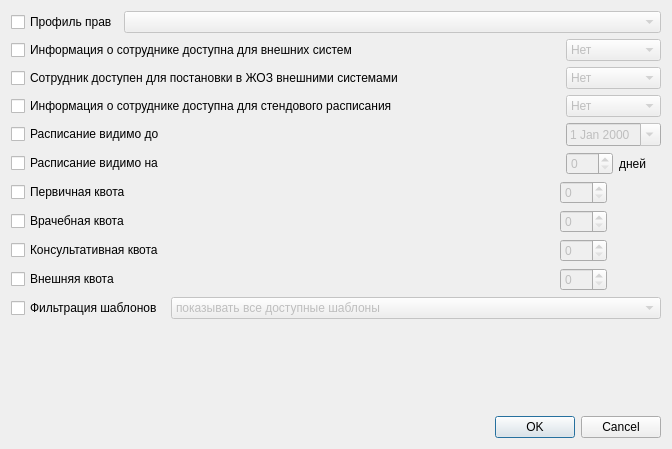
<?xml version="1.0" encoding="UTF-8"?>
<ui version="4.0">
 <class>MultiplePersonEditorDialog</class>
 <widget class="QDialog" name="MultiplePersonEditorDialog">
  <property name="enabled">
   <bool>true</bool>
  </property>
  <property name="geometry">
   <rect>
    <x>0</x>
    <y>0</y>
    <width>672</width>
    <height>449</height>
   </rect>
  </property>
  <property name="windowTitle">
   <string>Сотрудники: групповой редактор</string>
  </property>
  <layout class="QGridLayout" name="gridLayout">
   <item row="9" column="0" colspan="2">
    <widget class="QCheckBox" name="chkExternalQuota">
     <property name="text">
      <string>Внешняя квота</string>
     </property>
    </widget>
   </item>
   <item row="2" column="0" colspan="4">
    <widget class="QCheckBox" name="chkAvailableForSuspendedAppointment">
     <property name="sizePolicy">
      <sizepolicy hsizetype="Preferred" vsizetype="Fixed">
       <horstretch>0</horstretch>
       <verstretch>0</verstretch>
      </sizepolicy>
     </property>
     <property name="text">
      <string>Сотрудник доступен для постановки в ЖОЗ внешними системами</string>
     </property>
    </widget>
   </item>
   <item row="6" column="0" colspan="2">
    <widget class="QCheckBox" name="chkPrimaryQuota">
     <property name="text">
      <string>Первичная квота</string>
     </property>
    </widget>
   </item>
   <item row="10" column="0" colspan="2">
    <widget class="QCheckBox" name="chkShowTypeTemplate">
     <property name="text">
      <string>Фильтрация шаблонов</string>
     </property>
    </widget>
   </item>
   <item row="5" column="4">
    <widget class="QSpinBox" name="edtTimelineAccessibilityDays">
     <property name="enabled">
      <bool>false</bool>
     </property>
     <property name="sizePolicy">
      <sizepolicy hsizetype="Preferred" vsizetype="Fixed">
       <horstretch>0</horstretch>
       <verstretch>0</verstretch>
      </sizepolicy>
     </property>
     <property name="maximumSize">
      <size>
       <width>50</width>
       <height>16777215</height>
      </size>
     </property>
     <property name="toolTip">
      <string>Если это поле заполнено (не 0),
то указанная значение используется как количество дней начиная с текущего на которые видно расписание.</string>
     </property>
     <property name="suffix">
      <string/>
     </property>
     <property name="maximum">
      <number>999</number>
     </property>
    </widget>
   </item>
   <item row="8" column="3" colspan="3">
    <widget class="QSpinBox" name="edtConsultancyQuota">
     <property name="enabled">
      <bool>false</bool>
     </property>
     <property name="sizePolicy">
      <sizepolicy hsizetype="Maximum" vsizetype="Fixed">
       <horstretch>0</horstretch>
       <verstretch>0</verstretch>
      </sizepolicy>
     </property>
     <property name="toolTip">
      <string>Доля (%) амбулаторного приёма, доступная для записи другим врачам</string>
     </property>
     <property name="maximum">
      <number>100</number>
     </property>
    </widget>
   </item>
   <item row="4" column="4" colspan="2">
    <widget class="CDateEdit" name="edtLastAccessibleTimelineDate">
     <property name="enabled">
      <bool>false</bool>
     </property>
     <property name="sizePolicy">
      <sizepolicy hsizetype="Maximum" vsizetype="Fixed">
       <horstretch>0</horstretch>
       <verstretch>0</verstretch>
      </sizepolicy>
     </property>
     <property name="toolTip">
      <string>Если это поле заполнено,
то указанная дата используется как предельная дата до которой видно расписание.</string>
     </property>
     <property name="calendarPopup">
      <bool>true</bool>
     </property>
    </widget>
   </item>
   <item row="0" column="1" colspan="5">
    <widget class="CDbComboBox" name="cmbUserRightsProfile">
     <property name="enabled">
      <bool>false</bool>
     </property>
    </widget>
   </item>
   <item row="5" column="0" colspan="2">
    <widget class="QCheckBox" name="chkTimelineAccessibilityDays">
     <property name="text">
      <string>Расписание видимо на</string>
     </property>
    </widget>
   </item>
   <item row="10" column="2" colspan="4">
    <widget class="QComboBox" name="cmbShowTypeTemplate">
     <property name="enabled">
      <bool>false</bool>
     </property>
     <item>
      <property name="text">
       <string>показывать все доступные шаблоны</string>
      </property>
     </item>
     <item>
      <property name="text">
       <string>показывать шаблоны текущего пользователя</string>
      </property>
     </item>
     <item>
      <property name="text">
       <string>показывать шаблоны со СНИЛС текущего пользователя</string>
      </property>
     </item>
    </widget>
   </item>
   <item row="7" column="3" colspan="3">
    <widget class="QSpinBox" name="edtOwnQuota">
     <property name="enabled">
      <bool>false</bool>
     </property>
     <property name="sizePolicy">
      <sizepolicy hsizetype="Maximum" vsizetype="Fixed">
       <horstretch>0</horstretch>
       <verstretch>0</verstretch>
      </sizepolicy>
     </property>
     <property name="toolTip">
      <string>Доля (%) амбулаторного приёма, доступная для записи самому врачу</string>
     </property>
     <property name="maximum">
      <number>100</number>
     </property>
    </widget>
   </item>
   <item row="6" column="3" colspan="3">
    <widget class="QSpinBox" name="edtPrimaryQuota">
     <property name="enabled">
      <bool>false</bool>
     </property>
     <property name="sizePolicy">
      <sizepolicy hsizetype="Maximum" vsizetype="Fixed">
       <horstretch>0</horstretch>
       <verstretch>0</verstretch>
      </sizepolicy>
     </property>
     <property name="toolTip">
      <string>Доля (%) амбулаторного приёма, доступная для записи из регистратуры</string>
     </property>
     <property name="maximum">
      <number>100</number>
     </property>
    </widget>
   </item>
   <item row="1" column="0" colspan="3">
    <widget class="QCheckBox" name="chkAvailableForExternal">
     <property name="sizePolicy">
      <sizepolicy hsizetype="Preferred" vsizetype="Fixed">
       <horstretch>0</horstretch>
       <verstretch>0</verstretch>
      </sizepolicy>
     </property>
     <property name="text">
      <string>Информация о сотруднике доступна для внешних систем</string>
     </property>
    </widget>
   </item>
   <item row="2" column="4" colspan="2">
    <widget class="QComboBox" name="cmbAvailableForSuspendedAppointment">
     <property name="enabled">
      <bool>false</bool>
     </property>
     <item>
      <property name="text">
       <string>Нет</string>
      </property>
     </item>
     <item>
      <property name="text">
       <string>Да</string>
      </property>
     </item>
    </widget>
   </item>
   <item row="8" column="0" colspan="2">
    <widget class="QCheckBox" name="chkConsultancyQuota">
     <property name="text">
      <string>Консультативная квота</string>
     </property>
    </widget>
   </item>
   <item row="4" column="0" colspan="2">
    <widget class="QCheckBox" name="chkLastAccessibleTimelineDate">
     <property name="text">
      <string>Расписание видимо до</string>
     </property>
    </widget>
   </item>
   <item row="5" column="5">
    <widget class="QLabel" name="lblTimelineAccessibilityDaysSuffix">
     <property name="enabled">
      <bool>true</bool>
     </property>
     <property name="sizePolicy">
      <sizepolicy hsizetype="Minimum" vsizetype="Minimum">
       <horstretch>0</horstretch>
       <verstretch>0</verstretch>
      </sizepolicy>
     </property>
     <property name="text">
      <string>дней</string>
     </property>
    </widget>
   </item>
   <item row="0" column="0">
    <widget class="QCheckBox" name="chkUserRightsProfile">
     <property name="text">
      <string>Профиль прав</string>
     </property>
    </widget>
   </item>
   <item row="3" column="0" colspan="3">
    <widget class="QCheckBox" name="chkAvailableForStand">
     <property name="toolTip">
      <string>Информация о сотруднике доступна для стендового расписания</string>
     </property>
     <property name="text">
      <string>Информация о сотруднике доступна для стендового расписания</string>
     </property>
     <property name="checked">
      <bool>false</bool>
     </property>
    </widget>
   </item>
   <item row="12" column="0" colspan="6">
    <widget class="QDialogButtonBox" name="buttonBox">
     <property name="orientation">
      <enum>Qt::Horizontal</enum>
     </property>
     <property name="standardButtons">
      <set>QDialogButtonBox::Cancel|QDialogButtonBox::Ok</set>
     </property>
    </widget>
   </item>
   <item row="9" column="3" colspan="3">
    <widget class="QSpinBox" name="edtExternalQuota">
     <property name="enabled">
      <bool>false</bool>
     </property>
     <property name="sizePolicy">
      <sizepolicy hsizetype="Maximum" vsizetype="Fixed">
       <horstretch>0</horstretch>
       <verstretch>0</verstretch>
      </sizepolicy>
     </property>
     <property name="toolTip">
      <string>Доля (%) амбулаторного приёма, доступная для записи из внешних систем</string>
     </property>
     <property name="maximum">
      <number>100</number>
     </property>
    </widget>
   </item>
   <item row="3" column="4" colspan="2">
    <widget class="QComboBox" name="cmbAvailableForStand">
     <property name="enabled">
      <bool>false</bool>
     </property>
     <item>
      <property name="text">
       <string>Нет</string>
      </property>
     </item>
     <item>
      <property name="text">
       <string>Да</string>
      </property>
     </item>
    </widget>
   </item>
   <item row="1" column="4" colspan="2">
    <widget class="QComboBox" name="cmbAvailableForExternal">
     <property name="enabled">
      <bool>false</bool>
     </property>
     <item>
      <property name="text">
       <string>Нет</string>
      </property>
     </item>
     <item>
      <property name="text">
       <string>Да</string>
      </property>
     </item>
    </widget>
   </item>
   <item row="7" column="0" colspan="2">
    <widget class="QCheckBox" name="chkOwnQuota">
     <property name="text">
      <string>Врачебная квота</string>
     </property>
    </widget>
   </item>
   <item row="11" column="0" colspan="6">
    <spacer name="verticalSpacer">
     <property name="orientation">
      <enum>Qt::Vertical</enum>
     </property>
     <property name="sizeHint" stdset="0">
      <size>
       <width>20</width>
       <height>40</height>
      </size>
     </property>
    </spacer>
   </item>
   <item row="4" column="2" rowspan="6">
    <spacer name="horizontalSpacer">
     <property name="orientation">
      <enum>Qt::Horizontal</enum>
     </property>
     <property name="sizeHint" stdset="0">
      <size>
       <width>40</width>
       <height>20</height>
      </size>
     </property>
    </spacer>
   </item>
  </layout>
 </widget>
 <customwidgets>
  <customwidget>
   <class>CDbComboBox</class>
   <extends>QComboBox</extends>
   <header>library/DbComboBox.h</header>
  </customwidget>
  <customwidget>
   <class>CDateEdit</class>
   <extends>QDateEdit</extends>
   <header>library/DateEdit</header>
  </customwidget>
 </customwidgets>
 <resources/>
 <connections>
  <connection>
   <sender>buttonBox</sender>
   <signal>accepted()</signal>
   <receiver>MultiplePersonEditorDialog</receiver>
   <slot>accept()</slot>
   <hints>
    <hint type="sourcelabel">
     <x>248</x>
     <y>254</y>
    </hint>
    <hint type="destinationlabel">
     <x>157</x>
     <y>274</y>
    </hint>
   </hints>
  </connection>
  <connection>
   <sender>buttonBox</sender>
   <signal>rejected()</signal>
   <receiver>MultiplePersonEditorDialog</receiver>
   <slot>reject()</slot>
   <hints>
    <hint type="sourcelabel">
     <x>316</x>
     <y>260</y>
    </hint>
    <hint type="destinationlabel">
     <x>286</x>
     <y>274</y>
    </hint>
   </hints>
  </connection>
  <connection>
   <sender>chkUserRightsProfile</sender>
   <signal>toggled(bool)</signal>
   <receiver>cmbUserRightsProfile</receiver>
   <slot>setEnabled(bool)</slot>
   <hints>
    <hint type="sourcelabel">
     <x>76</x>
     <y>30</y>
    </hint>
    <hint type="destinationlabel">
     <x>405</x>
     <y>22</y>
    </hint>
   </hints>
  </connection>
  <connection>
   <sender>chkAvailableForExternal</sender>
   <signal>toggled(bool)</signal>
   <receiver>cmbAvailableForExternal</receiver>
   <slot>setEnabled(bool)</slot>
   <hints>
    <hint type="sourcelabel">
     <x>219</x>
     <y>80</y>
    </hint>
    <hint type="destinationlabel">
     <x>542</x>
     <y>83</y>
    </hint>
   </hints>
  </connection>
  <connection>
   <sender>chkAvailableForSuspendedAppointment</sender>
   <signal>toggled(bool)</signal>
   <receiver>cmbAvailableForSuspendedAppointment</receiver>
   <slot>setEnabled(bool)</slot>
   <hints>
    <hint type="sourcelabel">
     <x>248</x>
     <y>120</y>
    </hint>
    <hint type="destinationlabel">
     <x>542</x>
     <y>123</y>
    </hint>
   </hints>
  </connection>
  <connection>
   <sender>chkAvailableForStand</sender>
   <signal>toggled(bool)</signal>
   <receiver>cmbAvailableForStand</receiver>
   <slot>setEnabled(bool)</slot>
   <hints>
    <hint type="sourcelabel">
     <x>245</x>
     <y>160</y>
    </hint>
    <hint type="destinationlabel">
     <x>542</x>
     <y>163</y>
    </hint>
   </hints>
  </connection>
  <connection>
   <sender>chkLastAccessibleTimelineDate</sender>
   <signal>toggled(bool)</signal>
   <receiver>edtLastAccessibleTimelineDate</receiver>
   <slot>setEnabled(bool)</slot>
   <hints>
    <hint type="sourcelabel">
     <x>106</x>
     <y>153</y>
    </hint>
    <hint type="destinationlabel">
     <x>615</x>
     <y>154</y>
    </hint>
   </hints>
  </connection>
  <connection>
   <sender>chkTimelineAccessibilityDays</sender>
   <signal>toggled(bool)</signal>
   <receiver>edtTimelineAccessibilityDays</receiver>
   <slot>setEnabled(bool)</slot>
   <hints>
    <hint type="sourcelabel">
     <x>106</x>
     <y>186</y>
    </hint>
    <hint type="destinationlabel">
     <x>592</x>
     <y>187</y>
    </hint>
   </hints>
  </connection>
  <connection>
   <sender>chkPrimaryQuota</sender>
   <signal>toggled(bool)</signal>
   <receiver>edtPrimaryQuota</receiver>
   <slot>setEnabled(bool)</slot>
   <hints>
    <hint type="sourcelabel">
     <x>106</x>
     <y>219</y>
    </hint>
    <hint type="destinationlabel">
     <x>592</x>
     <y>220</y>
    </hint>
   </hints>
  </connection>
  <connection>
   <sender>chkOwnQuota</sender>
   <signal>toggled(bool)</signal>
   <receiver>edtOwnQuota</receiver>
   <slot>setEnabled(bool)</slot>
   <hints>
    <hint type="sourcelabel">
     <x>106</x>
     <y>252</y>
    </hint>
    <hint type="destinationlabel">
     <x>592</x>
     <y>253</y>
    </hint>
   </hints>
  </connection>
  <connection>
   <sender>chkConsultancyQuota</sender>
   <signal>toggled(bool)</signal>
   <receiver>edtConsultancyQuota</receiver>
   <slot>setEnabled(bool)</slot>
   <hints>
    <hint type="sourcelabel">
     <x>106</x>
     <y>285</y>
    </hint>
    <hint type="destinationlabel">
     <x>592</x>
     <y>286</y>
    </hint>
   </hints>
  </connection>
  <connection>
   <sender>chkExternalQuota</sender>
   <signal>toggled(bool)</signal>
   <receiver>edtExternalQuota</receiver>
   <slot>setEnabled(bool)</slot>
   <hints>
    <hint type="sourcelabel">
     <x>106</x>
     <y>318</y>
    </hint>
    <hint type="destinationlabel">
     <x>592</x>
     <y>319</y>
    </hint>
   </hints>
  </connection>
  <connection>
   <sender>chkShowTypeTemplate</sender>
   <signal>toggled(bool)</signal>
   <receiver>cmbShowTypeTemplate</receiver>
   <slot>setEnabled(bool)</slot>
   <hints>
    <hint type="sourcelabel">
     <x>106</x>
     <y>351</y>
    </hint>
    <hint type="destinationlabel">
     <x>436</x>
     <y>352</y>
    </hint>
   </hints>
  </connection>
 </connections>
</ui>
